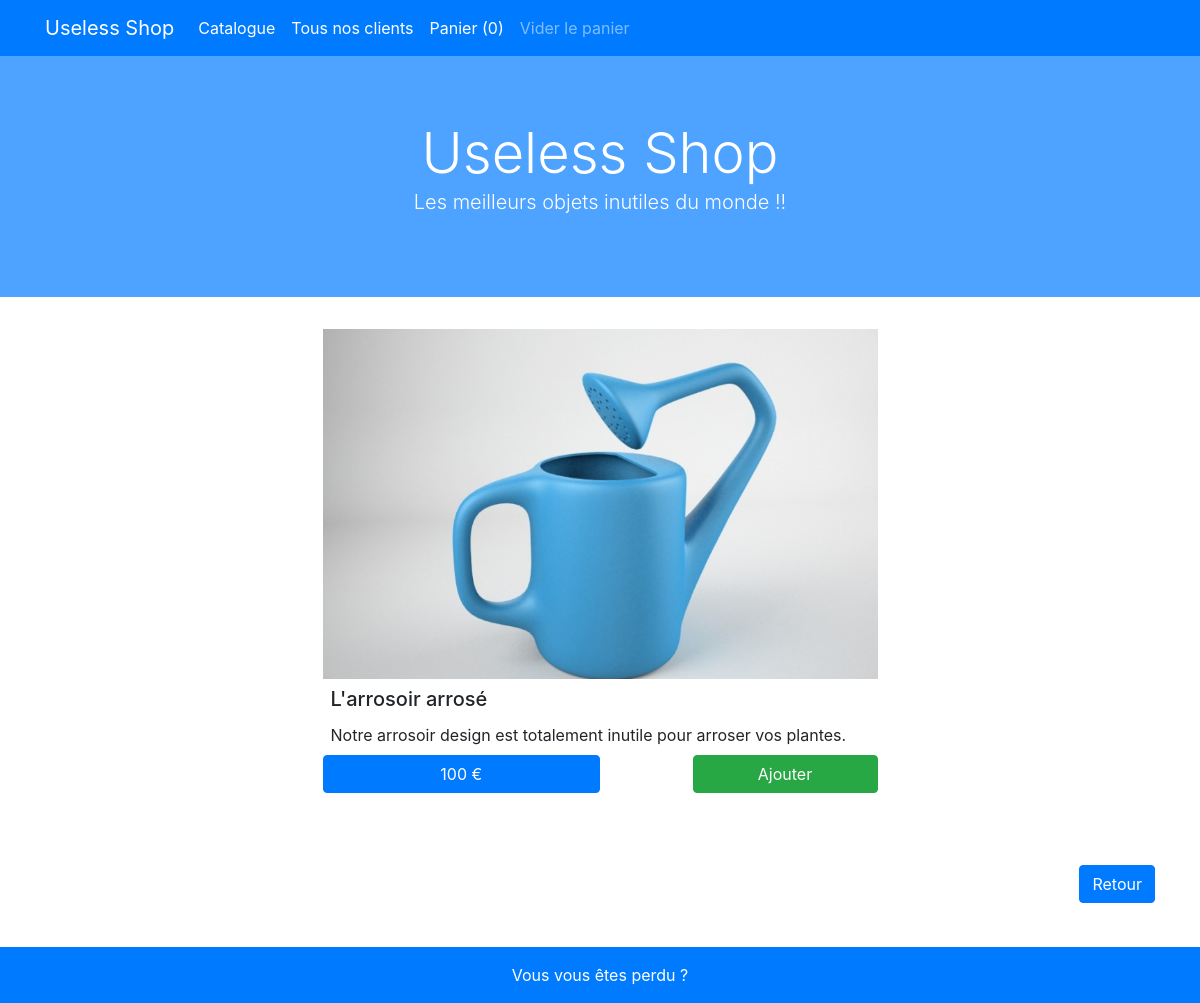
Screenshot of /item.php?id=2 with the database file from the repository.
### tables this page shows
CREATE TABLE `products` (
                            `id` int(11) NOT NULL,
                            `name` varchar(99) NOT NULL,
                            `description` text NOT NULL,
                            `price` float NOT NULL,
                            `weight` int(11) NOT NULL,
                            `quantity` int(11) NOT NULL,
                            `available` tinyint(1) NOT NULL,
                            `picture` varchar(255) NOT NULL,
                            `categorie_id` int(11) NOT NULL
);

### class/Article.php (called while the page is built, shortened)
<?php
class Article
{
    private $_id;
    private $_name;
    private $_description;
    private $_price;
    private $_image;
    private $_available;
    public function __construct($id, $name, $description, $price, $quantity, $image, $weight, $available, $categorie){
        $this->_id = $id;
        $this->_name = $name;
        $this->_description = $description;
        $this->_price = $price;
        $this->_image = $image;
        $this->_available = $available;
    }
    public function getId()
    {
        return $this->_id;
    }
    public function getName()
    {
        return $this->_name;
    }
    public function getDescription()
    {
        return $this->_description;
    }
    public function getPrice()
    {
        return $this->_price;
    }
    public function getImage()
    {
        return $this->_image;
    }
    public function getAvailable()
    {
        return $this->_available;
    }
}

### functions.php (the view, shortened to what this page needs)
<?php
function displayArticleSelf(Article $article){
    echo'<div class="card mb-4 d-flex align-content-center border-0 ">';
    echo'<div class="row no-gutters">
                <a href="item.php?id='.$article->getId().'" class="col-sm-6 offset-sm-3 position-relative" style="background-image: url(img/'.$article->getImage().'); background-size : cover; background-position: center, center; height:350px">';
    echo'</a>
                <div class="card-body col-sm-6 offset-sm-3 p-2">
                    <h5 class="card-title">'.$article->getName().'</h5>
                    <p class="card-text">'.$article->getDescription().'</p>
                </div>
                <div class=" col-sm-3 offset-sm-3 d-flex align-items-center">
                    <a href="item.php?id='.$article->getId().'" class="btn btn-primary w-100">'.$article->getPrice().' €</a>
                </div>
                <div class="col-sm-2 offset-sm-1 w-50 d-flex align-items-center justify-content-center">';
    if($article->getAvailable() == 1) {
        echo '<button type="submit" name="add" class="btn btn-success w-100" value="'. $article->getId() .'">Ajouter</button>
                   ';
    }else{
        echo '<p class="text-italic text-warning">Plus Disponible</p>';
    }
    echo'   </div>
            </div>
        </div>
    ';
}

### rows the page displays
products: picture (picture), name "L'arrosoir arrosé", description "Notre arrosoir design est totalement inutile pour arroser vos plantes.", price "100"

### other values shown
$number_in_basket "0"
$message[$rand] "Les meilleurs objets inutiles du monde !!"
$footer_text "Vous vous êtes perdu ?"
